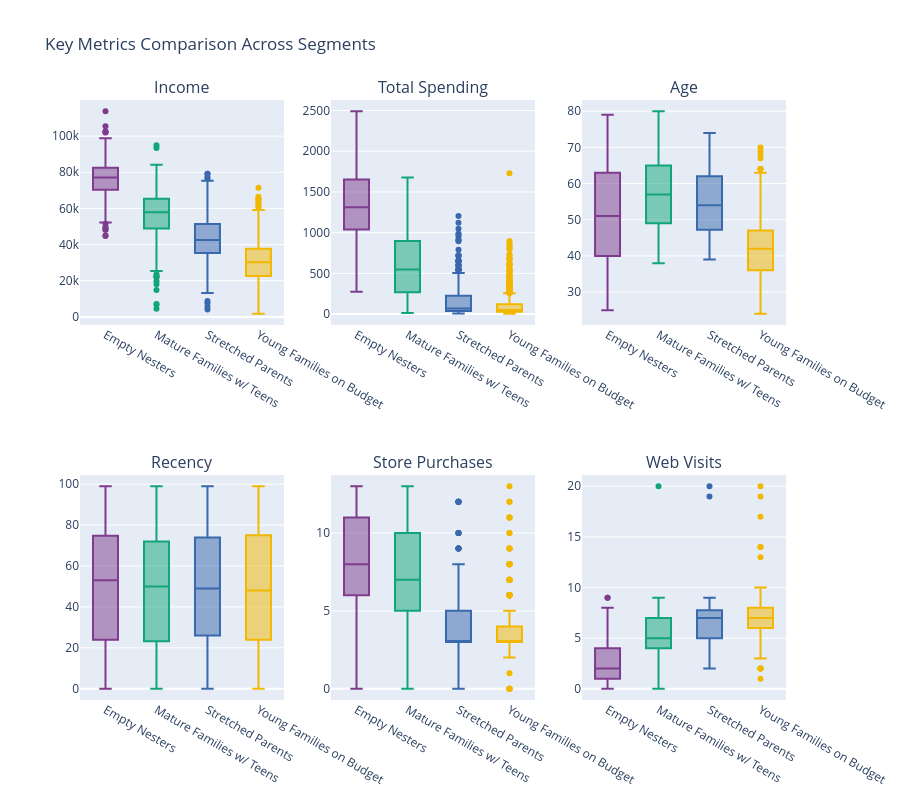

Notebook cell for this chart:
### Code cell
# Box plots comparing key metrics across clusters
fig = make_subplots(rows=2, cols=3,
                    subplot_titles=('Income', 'Total Spending', 'Age',
                                  'Recency', 'Store Purchases', 'Web Visits'))

colors = px.colors.qualitative.Bold[:len(df['Cluster_Name'].unique())]
cluster_order = sorted(df['Cluster_Name'].unique())

# Income
for i, cluster in enumerate(cluster_order):
    cluster_data = df[df['Cluster_Name'] == cluster]
    fig.add_trace(go.Box(y=cluster_data['Income'], name=cluster, 
                         marker_color=colors[i], showlegend=False), row=1, col=1)

# Total Spending
for i, cluster in enumerate(cluster_order):
    cluster_data = df[df['Cluster_Name'] == cluster]
    fig.add_trace(go.Box(y=cluster_data['MntTotal'], name=cluster, 
                         marker_color=colors[i], showlegend=False), row=1, col=2)

# Age
for i, cluster in enumerate(cluster_order):
    cluster_data = df[df['Cluster_Name'] == cluster]
    fig.add_trace(go.Box(y=cluster_data['Age'], name=cluster, 
                         marker_color=colors[i], showlegend=False), row=1, col=3)

# Recency
for i, cluster in enumerate(cluster_order):
    cluster_data = df[df['Cluster_Name'] == cluster]
    fig.add_trace(go.Box(y=cluster_data['Recency'], name=cluster, 
                         marker_color=colors[i], showlegend=False), row=2, col=1)

# Store Purchases
for i, cluster in enumerate(cluster_order):
    cluster_data = df[df['Cluster_Name'] == cluster]
    fig.add_trace(go.Box(y=cluster_data['NumStorePurchases'], name=cluster, 
                         marker_color=colors[i], showlegend=False), row=2, col=2)

# Web Visits
for i, cluster in enumerate(cluster_order):
    cluster_data = df[df['Cluster_Name'] == cluster]
    fig.add_trace(go.Box(y=cluster_data['NumWebVisitsMonth'], name=cluster, 
                         marker_color=colors[i], showlegend=False), row=2, col=3)

fig.update_layout(height=800, title_text="Key Metrics Comparison Across Segments", showlegend=False)
fig.show()

### Figure 1 — Plotly figure (JSON) as saved in the notebook; plotly's stock layout.template omitted (floating-point values rounded to 4 significant figures; data arrays with more than 128 entries replaced by an {"elided": "..."} marker saying what was removed)
{"data": [{"marker": {"color": "rgb(127, 60, 141)"}, "name": "Empty Nesters", "showlegend": false, "y": {"elided": "519 int values"}, "type": "box", "xaxis": "x", "yaxis": "y"}, {"marker": {"color": "rgb(17, 165, 121)"}, "name": "Mature Families w/ Teens", "showlegend": false, "y": {"elided": "671 int values"}, "type": "box", "xaxis": "x", "yaxis": "y"}, {"marker": {"color": "rgb(57, 105, 172)"}, "name": "Stretched Parents", "showlegend": false, "y": {"elided": "407 int values"}, "type": "box", "xaxis": "x", "yaxis": "y"}, {"marker": {"color": "rgb(242, 183, 1)"}, "name": "Young Families on Budget", "showlegend": false, "y": {"elided": "608 int values"}, "type": "box", "xaxis": "x", "yaxis": "y"}, {"marker": {"color": "rgb(127, 60, 141)"}, "name": "Empty Nesters", "showlegend": false, "y": {"elided": "519 int values"}, "type": "box", "xaxis": "x2", "yaxis": "y2"}, {"marker": {"color": "rgb(17, 165, 121)"}, "name": "Mature Families w/ Teens", "showlegend": false, "y": {"elided": "671 int values"}, "type": "box", "xaxis": "x2", "yaxis": "y2"}, {"marker": {"color": "rgb(57, 105, 172)"}, "name": "Stretched Parents", "showlegend": false, "y": {"elided": "407 int values"}, "type": "box", "xaxis": "x2", "yaxis": "y2"}, {"marker": {"color": "rgb(242, 183, 1)"}, "name": "Young Families on Budget", "showlegend": false, "y": {"elided": "608 int values"}, "type": "box", "xaxis": "x2", "yaxis": "y2"}, {"marker": {"color": "rgb(127, 60, 141)"}, "name": "Empty Nesters", "showlegend": false, "y": {"elided": "519 int values"}, "type": "box", "xaxis": "x3", "yaxis": "y3"}, {"marker": {"color": "rgb(17, 165, 121)"}, "name": "Mature Families w/ Teens", "showlegend": false, "y": {"elided": "671 int values"}, "type": "box", "xaxis": "x3", "yaxis": "y3"}, {"marker": {"color": "rgb(57, 105, 172)"}, "name": "Stretched Parents", "showlegend": false, "y": {"elided": "407 int values"}, "type": "box", "xaxis": "x3", "yaxis": "y3"}, {"marker": {"color": "rgb(242, 183, 1)"}, "name": "Young Families on Budget", "showlegend": false, "y": {"elided": "608 int values"}, "type": "box", "xaxis": "x3", "yaxis": "y3"}, {"marker": {"color": "rgb(127, 60, 141)"}, "name": "Empty Nesters", "showlegend": false, "y": {"elided": "519 int values"}, "type": "box", "xaxis": "x4", "yaxis": "y4"}, {"marker": {"color": "rgb(17, 165, 121)"}, "name": "Mature Families w/ Teens", "showlegend": false, "y": {"elided": "671 int values"}, "type": "box", "xaxis": "x4", "yaxis": "y4"}, {"marker": {"color": "rgb(57, 105, 172)"}, "name": "Stretched Parents", "showlegend": false, "y": {"elided": "407 int values"}, "type": "box", "xaxis": "x4", "yaxis": "y4"}, {"marker": {"color": "rgb(242, 183, 1)"}, "name": "Young Families on Budget", "showlegend": false, "y": {"elided": "608 int values"}, "type": "box", "xaxis": "x4", "yaxis": "y4"}, {"marker": {"color": "rgb(127, 60, 141)"}, "name": "Empty Nesters", "showlegend": false, "y": {"elided": "519 int values"}, "type": "box", "xaxis": "x5", "yaxis": "y5"}, {"marker": {"color": "rgb(17, 165, 121)"}, "name": "Mature Families w/ Teens", "showlegend": false, "y": {"elided": "671 int values"}, "type": "box", "xaxis": "x5", "yaxis": "y5"}, {"marker": {"color": "rgb(57, 105, 172)"}, "name": "Stretched Parents", "showlegend": false, "y": {"elided": "407 int values"}, "type": "box", "xaxis": "x5", "yaxis": "y5"}, {"marker": {"color": "rgb(242, 183, 1)"}, "name": "Young Families on Budget", "showlegend": false, "y": {"elided": "608 int values"}, "type": "box", "xaxis": "x5", "yaxis": "y5"}, {"marker": {"color": "rgb(127, 60, 141)"}, "name": "Empty Nesters", "showlegend": false, "y": {"elided": "519 int values"}, "type": "box", "xaxis": "x6", "yaxis": "y6"}, {"marker": {"color": "rgb(17, 165, 121)"}, "name": "Mature Families w/ Teens", "showlegend": false, "y": {"elided": "671 int values"}, "type": "box", "xaxis": "x6", "yaxis": "y6"}, {"marker": {"color": "rgb(57, 105, 172)"}, "name": "Stretched Parents", "showlegend": false, "y": {"elided": "407 int values"}, "type": "box", "xaxis": "x6", "yaxis": "y6"}, {"marker": {"color": "rgb(242, 183, 1)"}, "name": "Young Families on Budget", "showlegend": false, "y": {"elided": "608 int values"}, "type": "box", "xaxis": "x6", "yaxis": "y6"}], "layout": {"xaxis": {"anchor": "y", "domain": [0, 0.2889]}, "yaxis": {"anchor": "x", "domain": [0.625, 1]}, "xaxis2": {"anchor": "y2", "domain": [0.3556, 0.6444]}, "yaxis2": {"anchor": "x2", "domain": [0.625, 1]}, "xaxis3": {"anchor": "y3", "domain": [0.7111, 1]}, "yaxis3": {"anchor": "x3", "domain": [0.625, 1]}, "xaxis4": {"anchor": "y4", "domain": [0, 0.2889]}, "yaxis4": {"anchor": "x4", "domain": [0, 0.375]}, "xaxis5": {"anchor": "y5", "domain": [0.3556, 0.6444]}, "yaxis5": {"anchor": "x5", "domain": [0, 0.375]}, "xaxis6": {"anchor": "y6", "domain": [0.7111, 1]}, "yaxis6": {"anchor": "x6", "domain": [0, 0.375]}, "annotations": [{"font": {"size": 16}, "showarrow": false, "text": "Income", "x": 0.1444, "xanchor": "center", "xref": "paper", "y": 1, "yanchor": "bottom", "yref": "paper"}, {"font": {"size": 16}, "showarrow": false, "text": "Total Spending", "x": 0.5, "xanchor": "center", "xref": "paper", "y": 1, "yanchor": "bottom", "yref": "paper"}, {"font": {"size": 16}, "showarrow": false, "text": "Age", "x": 0.8556, "xanchor": "center", "xref": "paper", "y": 1, "yanchor": "bottom", "yref": "paper"}, {"font": {"size": 16}, "showarrow": false, "text": "Recency", "x": 0.1444, "xanchor": "center", "xref": "paper", "y": 0.375, "yanchor": "bottom", "yref": "paper"}, {"font": {"size": 16}, "showarrow": false, "text": "Store Purchases", "x": 0.5, "xanchor": "center", "xref": "paper", "y": 0.375, "yanchor": "bottom", "yref": "paper"}, {"font": {"size": 16}, "showarrow": false, "text": "Web Visits", "x": 0.8556, "xanchor": "center", "xref": "paper", "y": 0.375, "yanchor": "bottom", "yref": "paper"}], "title": {"text": "Key Metrics Comparison Across Segments"}, "height": 800, "showlegend": false}}
